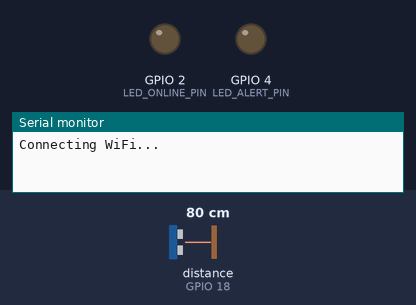
Recording of a program running on a simulated ESP32. On the bench: output pins drawn as LEDs (lit = HIGH), the last lines printed to the serial monitor. Wiring (inferred from the names in the program): ultrasonic range finder: trigger GPIO 5; echo GPIO 18. The test bench sets the inputs (shaded band); at power-on: distance to the obstacle (sensor on GPIO 18) 80 cm. The echo pulse lasts 58.3 µs per cm; WiFi joins after 1.5 s; servers stay silent unless stated; the modem accepts every AT command (registered, SIM ready, sends succeed) and sends nothing else; pins used as bus, display or sensor lines are not drawn.

Above: at 0.1 s.
At 6.7 s:
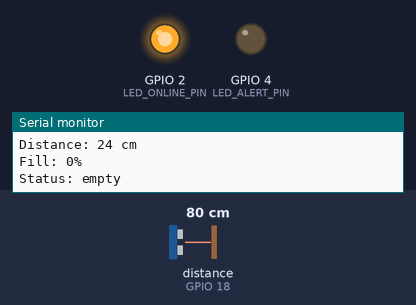
6.8 s: distance to the obstacle (sensor on GPIO 18) set to 22 cm
8.3 s: distance to the obstacle (sensor on GPIO 18) set to 18 cm
11.3 s: distance to the obstacle (sensor on GPIO 18) set to 11 cm
14.3 s: distance to the obstacle (sensor on GPIO 18) set to 8 cm
At 25.8 s:
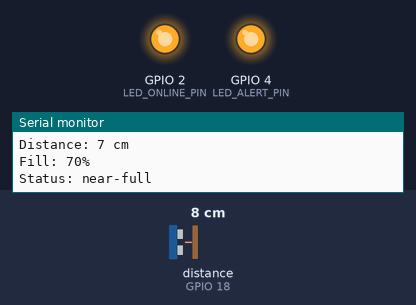
Timing chart, 0 to 26.8 s (numbered marks = the images above; inputs shaded):
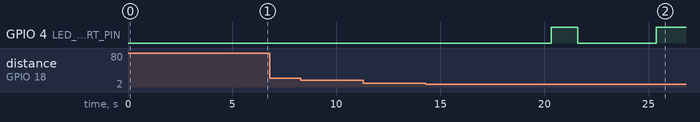

Measured:
- the behaviour switches between 10 and 9 cm on distance to the obstacle (sensor on GPIO 18) (found by bisection; images 1 and 2)
- after the input at 14.3 s, GPIO 4 (LED_ALERT_PIN): LOW → HIGH after 6.0 s, → LOW 1.3 s later, → HIGH 3.8 s later

The program:

main.cpp
```cpp
#include <Arduino.h>
#include <WiFi.h>
#include <WiFiClientSecure.h>
#include <HTTPClient.h>
#include <ArduinoJson.h>
#include <HardwareSerial.h>
#include "config.h"

HardwareSerial gsmSerial(1);

unsigned long lastUpdateTime = 0;

bool isOnline = false;
int currentFillLevel = 0;
String previousStatus = "empty";

void debugPrint(String msg){
#if DEBUG
  Serial.println(msg);
#endif
}

/* ---------------- WIFI ---------------- */

void setupWiFi(){

  debugPrint("Connecting WiFi...");

  WiFi.begin(WIFI_SSID, WIFI_PASSWORD);

  int attempts = 0;

  while(WiFi.status()!=WL_CONNECTED && attempts < 20){
    delay(500);
    Serial.print(".");
    attempts++;
  }

  if(WiFi.status()==WL_CONNECTED){

    isOnline = true;
    digitalWrite(LED_ONLINE_PIN,HIGH);

    debugPrint("\nWiFi connected");
    debugPrint(WiFi.localIP().toString());

  }else{

    isOnline = false;
    digitalWrite(LED_ONLINE_PIN,LOW);

    debugPrint("\nWiFi connection failed");
  }
}

/* ---------------- GSM ---------------- */

void setupGSM(){

  gsmSerial.begin(GSM_BAUD_RATE,SERIAL_8N1,GSM_RX_PIN,GSM_TX_PIN);

  delay(2000);

  gsmSerial.println("AT");
  delay(1000);

  gsmSerial.println("AT+CMGF=1");
  delay(1000);

  debugPrint("GSM Ready");
}

void sendSMS(String message){

  debugPrint("Sending SMS...");

  gsmSerial.print("AT+CMGS=\"");
  gsmSerial.print(PHONE_NUMBER);
  gsmSerial.println("\"");

  delay(1000);

  gsmSerial.print(message);

  delay(500);

  gsmSerial.write(26);

  delay(3000);

  debugPrint("SMS Sent");
}

/* ---------------- ULTRASONIC ---------------- */

int readDistance(){

  long total = 0;

  for(int i=0;i<5;i++){

    digitalWrite(TRIGGER_PIN,LOW);
    delayMicroseconds(2);

    digitalWrite(TRIGGER_PIN,HIGH);
    delayMicroseconds(10);
    digitalWrite(TRIGGER_PIN,LOW);

    long duration = pulseIn(ECHO_PIN,HIGH,30000);

    int distance = duration * 0.034 / 2;

    if(distance <=0 || distance > MAX_DISTANCE){
      distance = MAX_DISTANCE;
    }

    if(distance > BIN_HEIGHT){
      distance = BIN_HEIGHT;
    }

    total += distance;

    delay(50);
  }

  return total / 5;
}

/* ---------------- FILL LEVEL ---------------- */

int calculateFillLevel(int distance){

  int level = ((BIN_HEIGHT - distance) * 100) / BIN_HEIGHT;

  if(level < 0) level = 0;
  if(level > 100) level = 100;

  return level;
}

String getFillStatus(int level){

  if(level >= FULL_THRESHOLD)
    return "full";

  else if(level >= NEAR_FULL_THRESHOLD)
    return "near-full";

  else if(level >= 50)
    return "medium";

  else if(level >= 25)
    return "low";

  else
    return "empty";
}

/* ---------------- SERVER ---------------- */

void sendUpdateToServer(int distance){

  if(!isOnline){
    debugPrint("Server update skipped (offline)");
    return;
  }

  debugPrint("ESP32 IP: " + WiFi.localIP().toString());
  debugPrint("Server: " + String(SERVER_HOST) + ":" + String(SERVER_PORT));

  WiFiClientSecure client;
  client.setInsecure();

  HTTPClient http;

  String url = "https://";
  url += SERVER_HOST;
  url += "/api/bins/iot/update";

  StaticJsonDocument<200> doc;

  doc["deviceId"] = DEVICE_ID;
  doc["distanceCm"] = distance;

  String payload;
  serializeJson(doc,payload);

  debugPrint("URL: " + url);
  debugPrint("Payload: " + payload);

  http.begin(client, url);
  http.addHeader("Content-Type","application/json");

  int code = http.POST(payload);

  debugPrint("HTTP Code: " + String(code));

  if(code == -1){
    debugPrint("Error: " + http.errorToString(code));
  }
  else if(code >= 400){
    String response = http.getString();
    debugPrint("Response: " + response);
  }

  http.end();
}

/* ---------------- LED ---------------- */

void updateLEDs(int level){

  if(level >= FULL_THRESHOLD){

    digitalWrite(LED_ALERT_PIN,(millis()/200)%2);

  }else if(level >= NEAR_FULL_THRESHOLD){

    digitalWrite(LED_ALERT_PIN,(millis()/800)%2);

  }else{

    digitalWrite(LED_ALERT_PIN,LOW);
  }
}

/* ---------------- SETUP ---------------- */

void setup(){

  Serial.begin(115200);

  pinMode(TRIGGER_PIN,OUTPUT);
  pinMode(ECHO_PIN,INPUT);

  pinMode(LED_ONLINE_PIN,OUTPUT);
  pinMode(LED_ALERT_PIN,OUTPUT);

  digitalWrite(TRIGGER_PIN,LOW);

  setupWiFi();
  setupGSM();

  debugPrint("System Ready");
}

/* ---------------- LOOP ---------------- */

void loop(){

  int distance = readDistance();

  currentFillLevel = calculateFillLevel(distance);

  updateLEDs(currentFillLevel);

  String status = getFillStatus(currentFillLevel);

  debugPrint("Distance: "+String(distance)+" cm");
  debugPrint("Fill: "+String(currentFillLevel)+"%");
  debugPrint("Status: "+status);

  if(status != previousStatus){

    if(status=="near-full" || status=="full"){

      String msg = "BIN " + String(BIN_ID) +
                   " " + status +
                   " Level: " + String(currentFillLevel) + "%";

      sendSMS(msg);
    }

    previousStatus = status;
  }

  if(millis() - lastUpdateTime > UPDATE_INTERVAL){

    sendUpdateToServer(distance);

    lastUpdateTime = millis();
  }

  if(WiFi.status()!=WL_CONNECTED){

    debugPrint("WiFi lost. Reconnecting...");
    setupWiFi();
  }

  delay(1000);
}
```

config.h
```cpp
#ifndef CONFIG_H
#define CONFIG_H

/* ---------------- WIFI ---------------- */

#define WIFI_SSID "AZC BoardingHouse 2.4G"
#define WIFI_PASSWORD "AiahZiahCoco"


/* ---------------- SERVER ---------------- */
/* Render Cloud API */

#define SERVER_HOST "smart-waste-monitoring-api.onrender.com"
#define SERVER_PORT 443   // HTTPS port


/* ---------------- DEVICE ---------------- */

#define BIN_ID "BIN-ml5uhmt0-e4ec80ef"
#define DEVICE_ID "ESP32-001"


/* ---------------- ULTRASONIC SENSOR ---------------- */

#define TRIGGER_PIN 5
#define ECHO_PIN 18

#define MAX_DISTANCE 28
#define BIN_HEIGHT 24


/* ---------------- GSM SIM800L ---------------- */

#define GSM_TX_PIN 17
#define GSM_RX_PIN 16
#define GSM_BAUD_RATE 9600

#define PHONE_NUMBER "+639276270152"


/* ---------------- UPDATE INTERVAL ---------------- */

#define UPDATE_INTERVAL 30000   // 30 seconds


/* ---------------- STATUS THRESHOLDS ---------------- */

#define NEAR_FULL_THRESHOLD 65
#define FULL_THRESHOLD 85


/* ---------------- LED ---------------- */

#define LED_ONLINE_PIN 2
#define LED_ALERT_PIN 4


/* ---------------- DEBUG ---------------- */

#define DEBUG true


#endif
```
